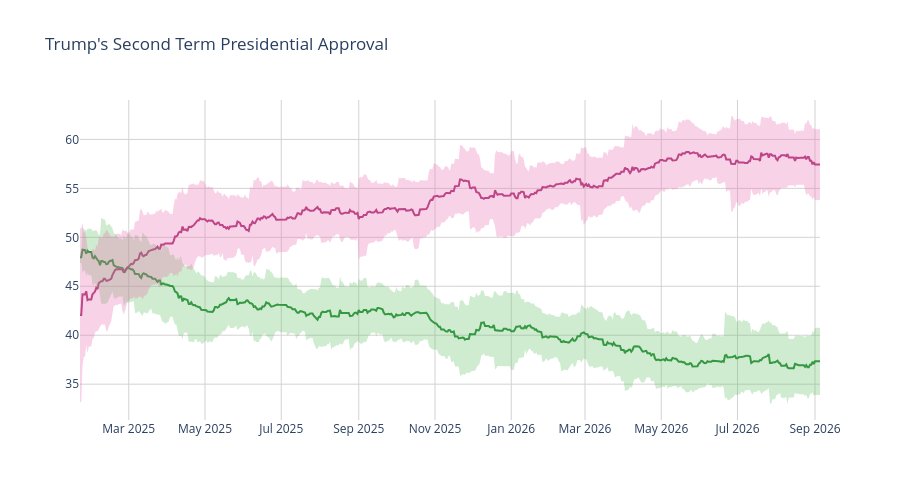

This figure's notebook cell:
### Code cell
disappr_ci_hex = "#e86eaf"
appr_ci_hex = "#60be65"
disappr_ci_rgba = "rgba(232, 110, 175, 0.3)"
appr_ci_rgba = "rgba(96, 190, 101, 0.3)"
grid_col = "#d4d2d2"


# Approve
fig = go.Figure(go.Scatter(
    x=pres['end_date'],
    y=pres['approve'],
    hovertemplate="%{y:.2f}%",
    name="<b>Approve</b>",
    line=dict(color="#228833"),
    showlegend=False
))

# Disapprove
fig.add_trace(go.Scatter(
    x=pres['end_date'],
    y=pres['disapprove'],
    hovertemplate="%{y:.2f}%",
    name="<b>Disapprove</b>",
    line=dict(color="#aa3377"),
    showlegend=False
    )
)

# Approve CI
fig.add_traces([

    # Upper bound
    go.Scatter(
        x=pres['end_date'],
        y=pres['approve_upper_ci'],
        marker=dict(color=appr_ci_hex),
        line=dict(width=0),
        mode='lines',
        showlegend=False,
        hoverinfo="skip"
    ),

    # Lower bound
    go.Scatter(
        x=pres['end_date'],
        y=pres['approve_lower_ci'],
        marker=dict(color=appr_ci_hex),
        line=dict(width=0),
        mode='lines',
        fillcolor=appr_ci_rgba,
        fill="tonexty",
        showlegend=False,
        hoverinfo="skip"
    )
])

# Disapprove CI
fig.add_traces([

    # Upper bound
    go.Scatter(
        x=pres['end_date'],
        y=pres['disapprove_upper_ci'],
        marker=dict(color=disappr_ci_hex),
        line=dict(width=0),
        mode='lines',
        showlegend=False,
        hoverinfo="skip"
    ),

    # Lower bound
    go.Scatter(
        x=pres['end_date'],
        y=pres['disapprove_lower_ci'],
        marker=dict(color=disappr_ci_hex),
        line=dict(width=0),
        mode='lines',
        fillcolor=disappr_ci_rgba,
        fill="tonexty",
        showlegend=False,
        hoverinfo="skip"
    )
])

fig.update_layout(
    title=dict(text="Trump's Second Term Presidential Approval"),
    hovermode="x"
)

fig.update_xaxes(gridcolor=grid_col)
fig.update_yaxes(gridcolor=grid_col)

fig.update_layout(hovermode="x", hoverlabel_align="right", plot_bgcolor="rgba(0, 0, 0, 0)", height=500)
fig.show()

### Figure 1 — Plotly figure (JSON) as saved in the notebook; plotly's stock layout.template omitted (floating-point values rounded to 4 significant figures; data arrays with more than 128 entries replaced by an {"elided": "..."} marker saying what was removed)
{"data": [{"hovertemplate": "%{y:.2f}%", "line": {"color": "#228833"}, "name": "<b>Approve</b>", "showlegend": false, "type": "scatter", "x": {"elided": "593 str values"}, "y": {"elided": "593 float values"}}, {"hovertemplate": "%{y:.2f}%", "line": {"color": "#aa3377"}, "name": "<b>Disapprove</b>", "showlegend": false, "type": "scatter", "x": {"elided": "593 str values"}, "y": {"elided": "593 float values"}}, {"hoverinfo": "skip", "line": {"width": 0}, "marker": {"color": "#60be65"}, "mode": "lines", "showlegend": false, "type": "scatter", "x": {"elided": "593 str values"}, "y": {"elided": "593 float values"}}, {"fill": "tonexty", "fillcolor": "rgba(96, 190, 101, 0.3)", "hoverinfo": "skip", "line": {"width": 0}, "marker": {"color": "#60be65"}, "mode": "lines", "showlegend": false, "type": "scatter", "x": {"elided": "593 str values"}, "y": {"elided": "593 float values"}}, {"hoverinfo": "skip", "line": {"width": 0}, "marker": {"color": "#e86eaf"}, "mode": "lines", "showlegend": false, "type": "scatter", "x": {"elided": "593 str values"}, "y": {"elided": "593 float values"}}, {"fill": "tonexty", "fillcolor": "rgba(232, 110, 175, 0.3)", "hoverinfo": "skip", "line": {"width": 0}, "marker": {"color": "#e86eaf"}, "mode": "lines", "showlegend": false, "type": "scatter", "x": {"elided": "593 str values"}, "y": {"elided": "593 float values"}}], "layout": {"height": 500, "hoverlabel": {"align": "right"}, "hovermode": "x", "plot_bgcolor": "rgba(0, 0, 0, 0)", "title": {"text": "Trump's Second Term Presidential Approval"}, "xaxis": {"gridcolor": "#d4d2d2"}, "yaxis": {"gridcolor": "#d4d2d2"}}}
